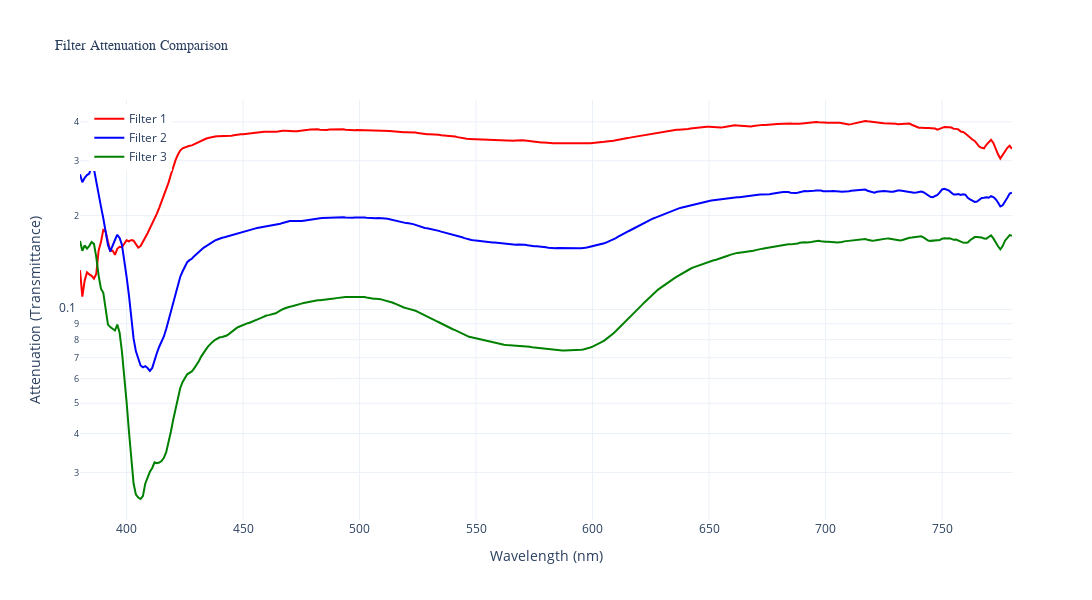

Notebook code cell kept with this figure:
### Code cell
# Calculate attenuation for filters 1, 2, and 3
filter_obj = spectral.Filter()
filter_dfs = []

for i in [1, 2, 3]:
    filter_df = filter_obj.calculate_attenuation(
        transmitted_file=f'data/{i}.csv',
        incident_file='data/0.csv'
    )
    filter_dfs.append(filter_df)

# Plot all filters using Analysis class
analysis = spectral.Analysis()
analysis.plot_multiple_attenuation(filter_dfs, labels=['Filter 1', 'Filter 2', 'Filter 3'])

### Figure 1 — Plotly figure (JSON) as saved in the notebook; plotly's stock layout.template omitted (floating-point values rounded to 4 significant figures; data arrays with more than 128 entries replaced by an {"elided": "..."} marker saying what was removed)
{"data": [{"line": {"color": "red", "width": 2}, "mode": "lines", "name": "Filter 1", "type": "scatter", "x": {"elided": "401 int values"}, "y": {"elided": "401 float values"}}, {"line": {"color": "blue", "width": 2}, "mode": "lines", "name": "Filter 2", "type": "scatter", "x": {"elided": "401 int values"}, "y": {"elided": "401 float values"}}, {"line": {"color": "green", "width": 2}, "mode": "lines", "name": "Filter 3", "type": "scatter", "x": {"elided": "401 int values"}, "y": {"elided": "401 float values"}}], "layout": {"height": 600, "hovermode": "x unified", "legend": {"x": 0.01, "xanchor": "left", "y": 0.99, "yanchor": "top"}, "title": {"font": {"family": "Arial Black", "size": 14}, "text": "Filter Attenuation Comparison"}, "width": 1200, "xaxis": {"range": [380, 780], "title": {"text": "Wavelength (nm)"}}, "yaxis": {"title": {"text": "Attenuation (Transmittance)"}, "type": "log"}}}
